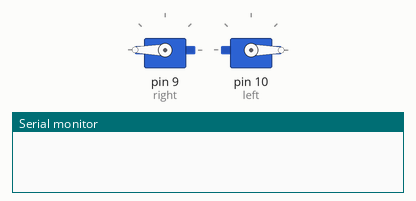
Simulated run of this sketch. Board: Arduino Uno, built with avr-gcc and run on an emulated ATmega328P. Shown: 2 × servo, the last lines printed to the serial monitor.

Above: at 0.05 s.
At 2.05 s:
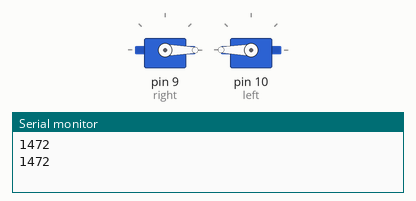
At 4.0 s:
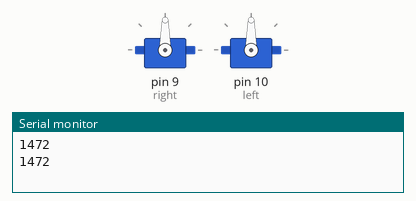
Timing chart, 0 to 5.2 s (numbered marks = the images above):
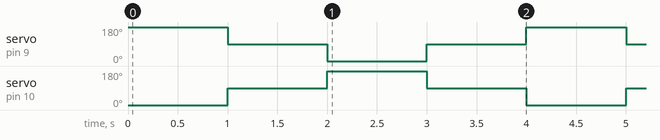

The sketch:

RobotCircles.ino
```cpp
#include <Servo.h>

Servo right;
Servo left;

double forward = 0;
double still = 90;
double backward = 180;

void setup() {
  // put your setup code here, to run once:
  right.attach(9);
  left.attach(10);
  Serial.begin(9600);
}

void loop() {
  // put your main code here, to run repeatedly:
 RobotReverse(1000);
 RobotStill(1000);
 Serial.println(right.readMicroseconds());
 Serial.println(left.readMicroseconds());
 RobotForward(1000);
 RobotStill(1000);
 Serial.println(right.readMicroseconds());
 Serial.println(left.readMicroseconds());

}


void RobotForward(int time) {
  right.write(forward);
  left.write(backward);
  delay(time);
}
void RobotReverse(int time) {
  right.write(backward);
  left.write(forward);
  delay(time);
}
void RobotStill(int time) {
  right.write(still);
  left.write(still);
  delay(time);
}
void RobotLeft(int time) {
  right.write(forward);
  left.write(forward);
  delay(time);
}
void RobotRight(int time) {
  right.write(backward);
  left.write(backward);
  delay(time);
}
```

Measured:
- by itself, servo on pin 9 (right): repeats every 4.0 s: 0° 1.0 s, 90° 1.0 s, 180° 1.0 s, 90° 1.0 s
- by itself, servo on pin 10 (left): repeats every 4.0 s: 180° 1.0 s, 90° 1.0 s, 0° 1.0 s, 90° 1.0 s
